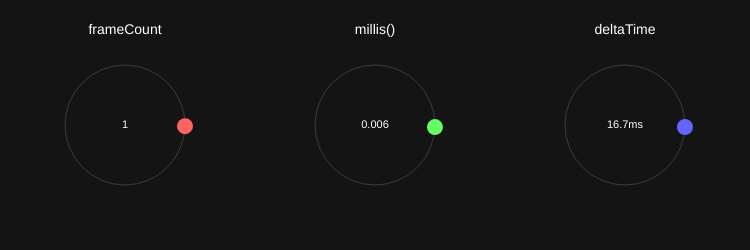
Frame 1 (no input)
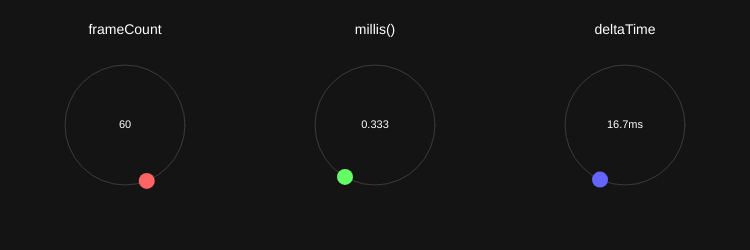
Frame 60 (no input)
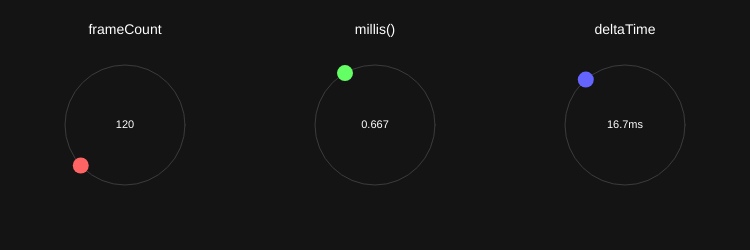
Frame 120 (the mouse pressed at the canvas centre since frame 60)

The p5.js sketch that drew these frames (run headless with seeded random() and noise() and a simulated clock; from frame 60 on, the mouse is pressed at the canvas centre):

// p5.js sketch
// ── sketch.js
let deltaAngle = 0;
let angularSpeed = 2; // radianes por segundo
let frameRateInput;
let applyButton;
let fpsText;

function setup() {
    createCanvas(750, 250);
    frameRate(60);

    frameRateInput = createInput('60');
    frameRateInput.attribute('type', 'number');
    frameRateInput.attribute('min', '1');
    frameRateInput.attribute('max', '120');
    
    applyButton = createButton('Aplicar FPS');
    applyButton.mousePressed(updateFrameRate);
    
    fpsText = createP('FPS actual: 60');
}

function draw() {
    background(20);
    
    let radius = 60;
    let centerY = height / 2;
    
    // PRIMER CÍRCULO: frameCount
    let center1X = 125;
    
    // Órbita usando frameCount
    let angle1 = frameCount * 0.02;
    let x1 = center1X + cos(angle1) * radius;
    let y1 = centerY + sin(angle1) * radius;
    
    stroke(60);
    strokeWeight(1);
    noFill();
    ellipse(center1X, centerY, radius * 2);
    
    fill(255);
    noStroke();
    textAlign(CENTER, CENTER);
    textSize(11);
    text(frameCount, center1X, centerY);

    fill(255);
    textAlign(CENTER);
    textSize(14);
    text("frameCount", center1X, 30);
    
    // Dibujar ellipse orbitando
    fill(255, 100, 100);
    ellipse(x1, y1, 16);
    
    
    // SEGUNDO CÍRCULO: millis()
    let center2X = 375;
    
    // Órbita usando millis() - 3 segundos por vuelta completa
    let cycleDuration = 3000; // 3 segundos
    let progress = (millis() % cycleDuration) / cycleDuration;
    let angle2 = progress * TWO_PI;
    let x2 = center2X + cos(angle2) * radius;
    let y2 = centerY + sin(angle2) * radius;
    
    stroke(60);
    strokeWeight(1);
    noFill();
    ellipse(center2X, centerY, radius * 2);
    
    fill(255);
    noStroke();
    textAlign(CENTER, CENTER);
    textSize(11);
    text(progress.toFixed(3), center2X, centerY);

    fill(255);
    textAlign(CENTER);
    textSize(14);
    text("millis()", center2X, 30);
    
    // Dibujar ellipse orbitando
    fill(100, 255, 100);
    ellipse(x2, y2, 16);
    
    
    // TERCER CÍRCULO: deltaTime
    let center3X = 625;
    
    // Órbita usando deltaTime - velocidad angular constante
    deltaAngle += angularSpeed * (deltaTime / 1000); // Convertir ms a segundos
    let x3 = center3X + cos(deltaAngle) * radius;
    let y3 = centerY + sin(deltaAngle) * radius;
    
    stroke(60);
    strokeWeight(1);
    noFill();
    ellipse(center3X, centerY, radius * 2);
    
    fill(255);
    noStroke();
    textAlign(CENTER, CENTER);
    textSize(11);
    text(deltaTime.toFixed(1) + "ms", center3X, centerY);

    fill(255);
    textAlign(CENTER);
    textSize(14);
    text("deltaTime", center3X, 30);
    
    // Dibujar ellipse orbitando
    fill(100, 100, 255);
    ellipse(x3, y3, 16);
    
    // Actualizar FPS mostrado cada medio segundo
    if (frameCount % 30 === 0) {
        fpsText.html('FPS actual: ' + Math.round(frameRate()));
    }
}

// Función para actualizar frameRate
function updateFrameRate() {
    const newFrameRate = parseInt(frameRateInput.value());
    if (newFrameRate >= 1 && newFrameRate <= 120) {
        frameRate(newFrameRate);
    }
}
